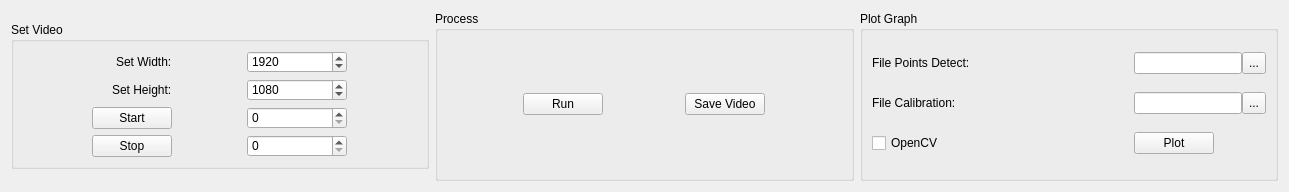
          <widget class="QWidget" name="page_4">
           <property name="geometry">
            <rect>
             <x>0</x>
             <y>0</y>
             <width>1289</width>
             <height>192</height>
            </rect>
           </property>
           <attribute name="label">
            <string>Processing</string>
           </attribute>
           <layout class="QHBoxLayout" name="horizontalLayout_22">
            <item>
             <widget class="QGroupBox" name="groupBox_7">
              <property name="sizePolicy">
               <sizepolicy hsizetype="Preferred" vsizetype="Maximum">
                <horstretch>0</horstretch>
                <verstretch>0</verstretch>
               </sizepolicy>
              </property>
              <property name="title">
               <string>Set Video</string>
              </property>
              <layout class="QGridLayout" name="gridLayout_5">
               <item row="3" column="0" alignment="Qt::AlignRight">
                <widget class="QLabel" name="label_19">
                 <property name="text">
                  <string>Set Height:</string>
                 </property>
                </widget>
               </item>
               <item row="2" column="1">
                <widget class="QSpinBox" name="detect_spinBox_setW">
                 <property name="sizePolicy">
                  <sizepolicy hsizetype="Maximum" vsizetype="Preferred">
                   <horstretch>0</horstretch>
                   <verstretch>0</verstretch>
                  </sizepolicy>
                 </property>
                 <property name="maximumSize">
                  <size>
                   <width>100</width>
                   <height>22</height>
                  </size>
                 </property>
                 <property name="maximum">
                  <number>2000</number>
                 </property>
                 <property name="value">
                  <number>1920</number>
                 </property>
                </widget>
               </item>
               <item row="3" column="1">
                <widget class="QSpinBox" name="detect_spinBox_setH">
                 <property name="maximumSize">
                  <size>
                   <width>16777215</width>
                   <height>22</height>
                  </size>
                 </property>
                 <property name="maximum">
                  <number>2000</number>
                 </property>
                 <property name="value">
                  <number>1080</number>
                 </property>
                </widget>
               </item>
               <item row="4" column="0">
                <widget class="QPushButton" name="detect_btn_start">
                 <property name="sizePolicy">
                  <sizepolicy hsizetype="Maximum" vsizetype="Fixed">
                   <horstretch>0</horstretch>
                   <verstretch>0</verstretch>
                  </sizepolicy>
                 </property>
                 <property name="text">
                  <string>Start</string>
                 </property>
                </widget>
               </item>
               <item row="2" column="0" alignment="Qt::AlignRight">
                <widget class="QLabel" name="label_18">
                 <property name="text">
                  <string>Set Width:</string>
                 </property>
                </widget>
               </item>
               <item row="5" column="0">
                <widget class="QPushButton" name="detect_btn_stop">
                 <property name="sizePolicy">
                  <sizepolicy hsizetype="Maximum" vsizetype="Fixed">
                   <horstretch>0</horstretch>
                   <verstretch>0</verstretch>
                  </sizepolicy>
                 </property>
                 <property name="text">
                  <string>Stop</string>
                 </property>
                </widget>
               </item>
               <item row="4" column="1">
                <widget class="QSpinBox" name="detect_spinBox_start">
                 <property name="maximumSize">
                  <size>
                   <width>16777215</width>
                   <height>22</height>
                  </size>
                 </property>
                </widget>
               </item>
               <item row="5" column="1">
                <widget class="QSpinBox" name="detect_spinBox_stop">
                 <property name="maximumSize">
                  <size>
                   <width>16777215</width>
                   <height>22</height>
                  </size>
                 </property>
                </widget>
               </item>
              </layout>
             </widget>
            </item>
            <item>
             <widget class="QGroupBox" name="groupBox_8">
              <property name="sizePolicy">
               <sizepolicy hsizetype="Preferred" vsizetype="Preferred">
                <horstretch>0</horstretch>
                <verstretch>0</verstretch>
               </sizepolicy>
              </property>
              <property name="title">
               <string>Process</string>
              </property>
              <layout class="QGridLayout" name="gridLayout_2">
               <item row="1" column="1">
                <widget class="QPushButton" name="detect_btn_savevideo">
                 <property name="sizePolicy">
                  <sizepolicy hsizetype="Maximum" vsizetype="Fixed">
                   <horstretch>0</horstretch>
                   <verstretch>0</verstretch>
                  </sizepolicy>
                 </property>
                 <property name="text">
                  <string>Save Video</string>
                 </property>
                </widget>
               </item>
               <item row="1" column="0">
                <widget class="QPushButton" name="detect_btn_run">
                 <property name="sizePolicy">
                  <sizepolicy hsizetype="Maximum" vsizetype="Fixed">
                   <horstretch>0</horstretch>
                   <verstretch>0</verstretch>
                  </sizepolicy>
                 </property>
                 <property name="text">
                  <string>Run</string>
                 </property>
                </widget>
               </item>
              </layout>
             </widget>
            </item>
            <item>
             <widget class="QGroupBox" name="groupBox_10">
              <property name="sizePolicy">
               <sizepolicy hsizetype="Preferred" vsizetype="Preferred">
                <horstretch>0</horstretch>
                <verstretch>0</verstretch>
               </sizepolicy>
              </property>
              <property name="title">
               <string>Plot Graph</string>
              </property>
              <layout class="QGridLayout" name="gridLayout_4">
               <item row="1" column="1">
                <layout class="QHBoxLayout" name="horizontalLayout_4">
                 <property name="spacing">
                  <number>0</number>
                 </property>
                 <item>
                  <widget class="QLineEdit" name="detect_lineEdit_filepoint">
                   <property name="sizePolicy">
                    <sizepolicy hsizetype="Minimum" vsizetype="Preferred">
                     <horstretch>0</horstretch>
                     <verstretch>0</verstretch>
                    </sizepolicy>
                   </property>
                  </widget>
                 </item>
                 <item>
                  <widget class="QToolButton" name="detect_toolButton_filepoint">
                   <property name="sizePolicy">
                    <sizepolicy hsizetype="Minimum" vsizetype="Preferred">
                     <horstretch>0</horstretch>
                     <verstretch>0</verstretch>
                    </sizepolicy>
                   </property>
                   <property name="maximumSize">
                    <size>
                     <width>27</width>
                     <height>22</height>
                    </size>
                   </property>
                   <property name="text">
                    <string>...</string>
                   </property>
                  </widget>
                 </item>
                </layout>
               </item>
               <item row="3" column="0">
                <widget class="QCheckBox" name="detect_checkBox_opencv">
                 <property name="text">
                  <string>OpenCV</string>
                 </property>
                </widget>
               </item>
               <item row="2" column="0">
                <widget class="QLabel" name="label_20">
                 <property name="maximumSize">
                  <size>
                   <width>16777215</width>
                   <height>22</height>
                  </size>
                 </property>
                 <property name="text">
                  <string>File Calibration:</string>
                 </property>
                </widget>
               </item>
               <item row="3" column="1">
                <widget class="QPushButton" name="detect_btn_plot">
                 <property name="sizePolicy">
                  <sizepolicy hsizetype="Maximum" vsizetype="Fixed">
                   <horstretch>0</horstretch>
                   <verstretch>0</verstretch>
                  </sizepolicy>
                 </property>
                 <property name="text">
                  <string>Plot</string>
                 </property>
                </widget>
               </item>
               <item row="2" column="1">
                <layout class="QHBoxLayout" name="horizontalLayout_26">
                 <property name="spacing">
                  <number>0</number>
                 </property>
                 <item>
                  <widget class="QLineEdit" name="detect_lineEdit_filecalibrat">
                   <property name="sizePolicy">
                    <sizepolicy hsizetype="Minimum" vsizetype="Preferred">
                     <horstretch>0</horstretch>
                     <verstretch>0</verstretch>
                    </sizepolicy>
                   </property>
                  </widget>
                 </item>
                 <item>
                  <widget class="QToolButton" name="detect_toolButton_filecalibrat">
                   <property name="sizePolicy">
                    <sizepolicy hsizetype="Minimum" vsizetype="Preferred">
                     <horstretch>0</horstretch>
                     <verstretch>0</verstretch>
                    </sizepolicy>
                   </property>
                   <property name="maximumSize">
                    <size>
                     <width>27</width>
                     <height>22</height>
                    </size>
                   </property>
                   <property name="text">
                    <string>...</string>
                   </property>
                  </widget>
                 </item>
                </layout>
               </item>
               <item row="1" column="0">
                <widget class="QLabel" name="label_17">
                 <property name="maximumSize">
                  <size>
                   <width>16777215</width>
                   <height>22</height>
                  </size>
                 </property>
                 <property name="text">
                  <string>File Points Detect:</string>
                 </property>
                </widget>
               </item>
              </layout>
             </widget>
            </item>
           </layout>
          </widget>
